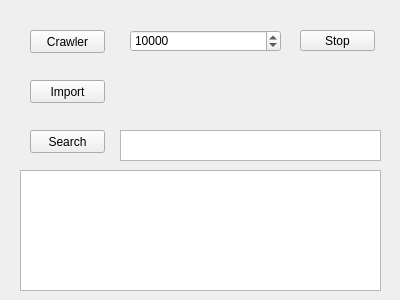
<?xml version="1.0" encoding="UTF-8"?>
<ui version="4.0">
 <class>Form</class>
 <widget class="QWidget" name="Form">
  <property name="geometry">
   <rect>
    <x>0</x>
    <y>0</y>
    <width>400</width>
    <height>300</height>
   </rect>
  </property>
  <property name="windowTitle">
   <string>Form</string>
  </property>
  <widget class="QPushButton" name="btn_crawler">
   <property name="geometry">
    <rect>
     <x>30</x>
     <y>30</y>
     <width>75</width>
     <height>23</height>
    </rect>
   </property>
   <property name="text">
    <string>Crawler</string>
   </property>
  </widget>
  <widget class="QPushButton" name="btn_import">
   <property name="geometry">
    <rect>
     <x>30</x>
     <y>80</y>
     <width>75</width>
     <height>23</height>
    </rect>
   </property>
   <property name="text">
    <string>Import</string>
   </property>
  </widget>
  <widget class="QPushButton" name="btn_search">
   <property name="geometry">
    <rect>
     <x>30</x>
     <y>130</y>
     <width>75</width>
     <height>23</height>
    </rect>
   </property>
   <property name="text">
    <string>Search</string>
   </property>
  </widget>
  <widget class="QPushButton" name="btn_stop">
   <property name="geometry">
    <rect>
     <x>300</x>
     <y>30</y>
     <width>75</width>
     <height>21</height>
    </rect>
   </property>
   <property name="text">
    <string>Stop</string>
   </property>
  </widget>
  <widget class="QTextEdit" name="te_print">
   <property name="enabled">
    <bool>true</bool>
   </property>
   <property name="geometry">
    <rect>
     <x>20</x>
     <y>170</y>
     <width>361</width>
     <height>121</height>
    </rect>
   </property>
   <property name="readOnly">
    <bool>true</bool>
   </property>
   <property name="acceptRichText">
    <bool>false</bool>
   </property>
  </widget>
  <widget class="QPlainTextEdit" name="pte_search_text">
   <property name="geometry">
    <rect>
     <x>120</x>
     <y>130</y>
     <width>261</width>
     <height>31</height>
    </rect>
   </property>
  </widget>
  <widget class="QSpinBox" name="sb_crawlerCount">
   <property name="geometry">
    <rect>
     <x>130</x>
     <y>30</y>
     <width>151</width>
     <height>22</height>
    </rect>
   </property>
   <property name="maximum">
    <number>50000</number>
   </property>
   <property name="singleStep">
    <number>10</number>
   </property>
   <property name="value">
    <number>10000</number>
   </property>
  </widget>
 </widget>
 <resources/>
 <connections/>
</ui>
